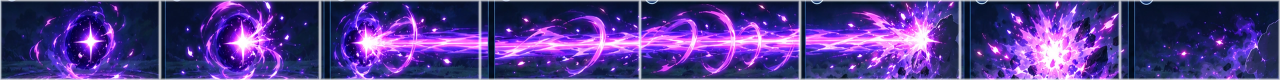
#> input picture effects/atelier-v71/atlases/dragon-pulse.webp, 3840 x 240 px (shown at 1/3 size); its folder holds 4 pictures in this run
$ python build-v72-battle.py
#> lines starting #> are read from the running program, lines starting #| are printed output that depends on the picture
#!/usr/bin/env python3
"""V72: Turn approved V71 cinematic preview art into transparent battle-only
spritesheets. Does not replace source art or alter any pre-approved effects.
Output: 4 eight-frame WebP atlases, 3840x240 RGBA, transparent background.
"""
from pathlib import Path
from PIL import Image
import sys

ROOT = Path(__file__).resolve().parents[1]
SRC = ROOT / 'effects/atelier-v71/atlases'
DST = ROOT / 'effects/moves/v72-battle/sprites'
MOVES = {'dragon-pulse':'purple', 'aura-sphere':'blue',
         'x-scissor':'green', 'dragon-claw':'purple'}

def clamp(value):
    return max(0.,min(1.,value))

def alpha(c,kind):
    r,g,b = c
    high=max(c);low=min(c)
    if kind == 'purple':
        score=max((r-g)*1.18+(b-g)*.74, (b-g)*1.05+(r-g)*.48)
        peak=clamp((score-32)/125)*clamp((high-40)/90)
    elif kind == 'blue':
        score=(b-r)*.9+(b-g)*.45+(g-r)*.28
        peak=clamp((score-10)/102)*clamp((high-48)/100)
    else:
        score=(g-b)*.93+(r-b)*.32
        peak=clamp((score-32)/170)*clamp((high-72)/95)
    white=clamp((low-150)/70)*clamp((high-170)/64)
    t=max(peak,white)
    t=t*t*(3-2*t)
    return round(t*255) if t*255>7 else 0

def main():
    DST.mkdir(parents=True,exist_ok=True)
    for name,kind in MOVES.items():
        source=SRC/(name+'.webp')
        im=Image.open(source).convert('RGB')
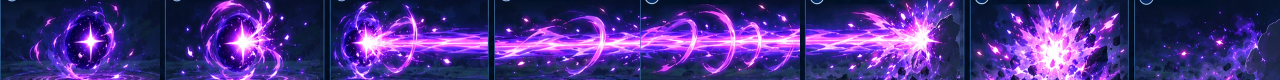
#> im: PIL image 3840x240 RGB (shown at 1/3 size); mean R, G, B 74.4, 49.1, 134.3
        if im.size!=(3840,240):
            raise SystemExit('Unexpected source dimensions: '+str(source)+' '+str(im.size))
        out=Image.new('RGBA',im.size)
#> out: PIL image 3840x240 RGBA; every value is 0
        # Pixel treatment is intentionally limited to masking away the original
        # infographics/background, without procedurally redrawing the move.
        out.putdata([(*p,alpha(p,kind)) for p in im.getdata()])
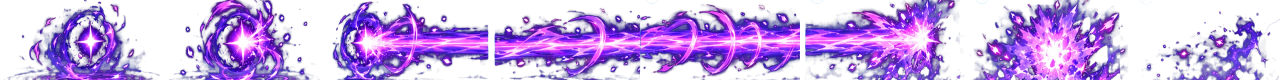
#> out: PIL image 3840x240 RGBA (shown at 1/3 size); mean R, G, B, A 74.4, 49.1, 134.3, 115.7; transparent parts drawn white
        path=DST/(name+'.webp')
        out.save(path,'WEBP',quality=92,method=4)
        check=Image.open(path)
        if check.size!=(3840,240) or check.getchannel('A').getextrema()[0]>8:
            raise SystemExit('Invalid transparent V72 sprite: '+str(path))
#> (the run stopped early here; a loop or call above may not have finished)
